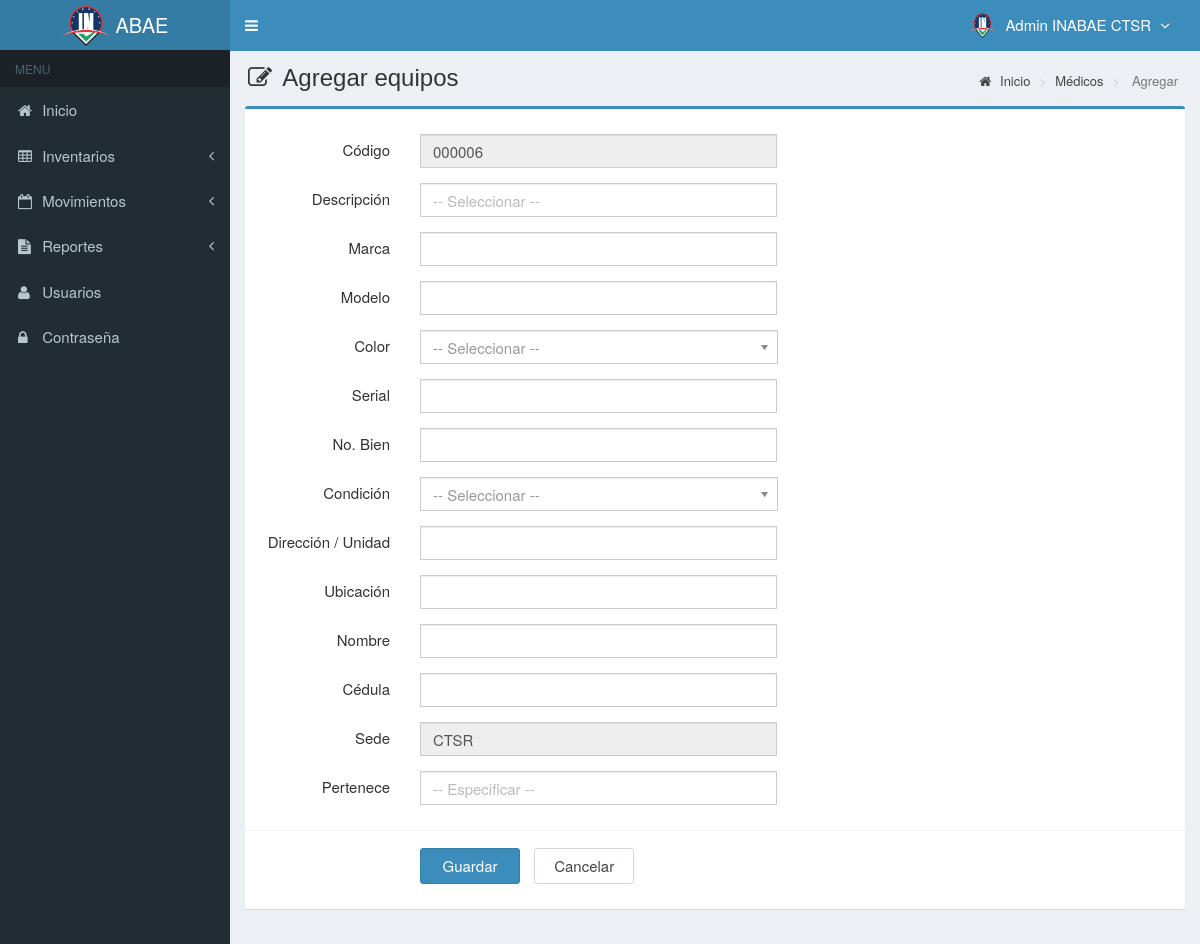
Page /main.php?module=form_medicos&form=add (signed in) on the earlier database version.
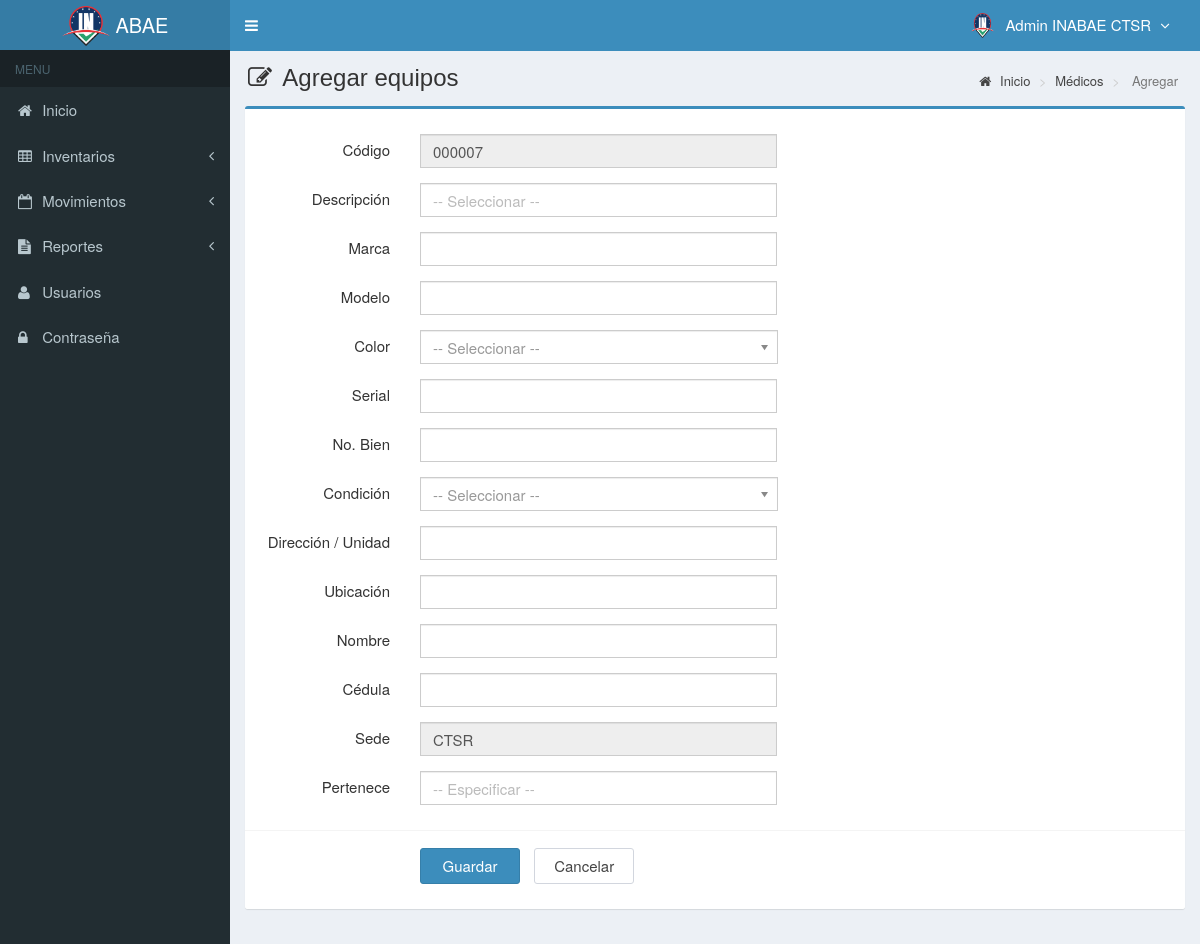
Same page on the later database version.
### tables this page shows
CREATE TABLE `inventario` (
  `categoria` varchar(300) NOT NULL,
  `codigo` varchar(10) NOT NULL,
  `serial` varchar(20) NOT NULL,
  `nombre` varchar(300) NOT NULL DEFAULT 'N/A',
  `marca` varchar(300) NOT NULL,
  `modelo` varchar(300) NOT NULL,
  `cantidad` int(10) NOT NULL DEFAULT 0,
  `clasificacion` varchar(300) NOT NULL DEFAULT 'N/A',
  `sede` varchar(300) NOT NULL,
  `pertenece` varchar(300) NOT NULL,
  `cedula` varchar(10) NOT NULL,
  `bienesN` varchar(20) NOT NULL,
  `color` varchar(10) NOT NULL,
  `descripcion` varchar(300) NOT NULL,
  `condicion` varchar(300) NOT NULL,
  `ubicacion` varchar(300) NOT NULL,
  `precio_compra` int(11) NOT NULL DEFAULT 0,
  `precio_venta` int(11) NOT NULL DEFAULT 0,
  `unidad` varchar(20) NOT NULL,
  `stock` int(11) NOT NULL DEFAULT 0,
  `estado` enum('chequeado','nochequeado') NOT NULL DEFAULT 'nochequeado',
  `created_user` int(3) NOT NULL,
  `created_date` timestamp NOT NULL DEFAULT current_timestamp(),
  `updated_user` int(3) DEFAULT NULL,
  `updated_date` datetime NOT NULL DEFAULT current_timestamp(),
  `tipo` varchar(300) DEFAULT NULL,
  `responsable` varchar(300) DEFAULT NULL,
  `uso` varchar(20) DEFAULT NULL,
  `detalles` varchar(300) NOT NULL DEFAULT 'N/A',
  `foto` varchar(100) DEFAULT NULL
);

### modules/medicos/form.php (the view, shortened to what the changed rows need)
<?php
if ($_GET['form']=='add') { ?>
  <section class="content-header">
    <h1>
      <i class="fa fa-edit icon-title"></i> Agregar equipos
    </h1>
    <ol class="breadcrumb">
      <li><a href="?module=start"><i class="fa fa-home"></i> Inicio </a></li>
      <li><a href="?module=medicos"> Médicos </a></li>
      <li class="active"> Agregar </li>
    </ol>
  </section>
  <section class="content">
    <div class="row">
      <div class="col-md-12">
        <div class="box box-primary">
          <form role="form" class="form-horizontal" action="modules/medicos/proses.php?act=insert" method="POST">
            <div class="box-body">
              <?php
              $sede = $_SESSION['sede'];
              $query_id = mysqli_query($mysqli, "SELECT codigo FROM inventario
                                                ORDER BY codigo DESC LIMIT 1")
                                                or die('error '.mysqli_error($mysqli));
              $count = mysqli_num_rows($query_id);
              if ($count <> 0) {
                  $data_id = mysqli_fetch_assoc($query_id);
                  $codigo = $data_id['codigo']+1;
              } else {
                  $codigo = 1;
              }
              $buat_id   = str_pad($codigo, 6, "0", STR_PAD_LEFT);
              $codigo = "$buat_id";
              ?>
              <div class="form-group">
                <label class="col-sm-2 control-label">Código </label>
                <div class="col-sm-5">
                  <input type="text"  class="form-control" name="codigo" value="<?php echo $codigo; ?>" readonly required>
                </div>
              </div>
              <div class="form-group">
                <label class="col-sm-2 control-label">Descripción</label>
                <div class="col-sm-5">
                <input class="form-control" list="datalistOptions" name="descripcion" id="exampleDataList" placeholder="-- Seleccionar --" required>
               </div>
             </div>
              <div class="form-group">
                <label class="col-sm-2 control-label">Marca</label>
                <div class="col-sm-5">
                  <input type="text" class="form-control" name="marca" autocomplete="off" required>
                </div>
              </div>
              <div class="form-group">
                <label class="col-sm-2 control-label">Modelo</label>
                <div class="col-sm-5">
                  <input type="text" class="form-control" name="modelo" autocomplete="off" required>
                </div>
              </div>
              <div class="form-group">
                <label class="col-sm-2 control-label">Color</label>
                <div class="col-sm-5">
                </div>
              </div>
              <div class="form-group">
                <label class="col-sm-2 control-label">Serial</label>
                <div class="col-sm-5">
                  <input type="text" class="form-control" name="serial" autocomplete="off" required>
                </div>
              </div>
              <div class="form-group">
                <label class="col-sm-2 control-label">No. Bien</label>
                <div class="col-sm-5">
                  <input type="text" class="form-control" name="bienesN" autocomplete="off" required>
                </div>
              </div>
              <div class="form-group">
                <label class="col-sm-2 control-label">Condición</label>
                <div class="col-sm-5">
                </div>
              </div>
              <div class="form-group">
                <label class="col-sm-2 control-label">Dirección / Unidad</label>
                <div class="col-sm-5">
                  <input type="text" class="form-control" name="unidad" autocomplete="off" required>
                </div>
              </div>
              <div class="form-group">
                <label class="col-sm-2 control-label">Ubicación</label>
                <div class="col-sm-5">
                  <input type="text" class="form-control" name="ubicacion" autocomplete="off" required>
                </div>
              </div>
              <div class="form-group">
                <label class="col-sm-2 control-label">Nombre</label>
                <div class="col-sm-5">
                  <input type="text" class="form-control" name="responsable" autocomplete="off" required>
                </div>
              </div>
              <div class="form-group">
                <label class="col-sm-2 control-label">Cédula</label>
                <div class="col-sm-5">
                  <input type="text" class="form-control" name="cedula" onkeypress="return validaNumericos(event)" onpaste="return false" autocomplete="off" required>
                </div>
              </div>
              <div class="form-group">
                <label class="col-sm-2 control-label">Sede</label>
                <div class="col-sm-5">
                  <input type="text" class="form-control" name="sede" value="<?php echo $sede; ?>" autocomplete="off" readonly required>
                </div>
              </div>
              <div class="form-group" >
                <label class="col-sm-2 control-label">Pertenece</label>
                <div class="col-sm-5">
                <input class="form-control" list="item" type="text" placeholder="-- Especificar --" name="pertenece" autocomplete="off" required>
                </div>
              </div>
            </div>
            <div class="box-footer">
              <div class="form-group">
                <div class="col-sm-offset-2 col-sm-10">
                  <input type="submit" class="btn btn-primary btn-submit" name="Guardar" value="Guardar">
                  <a href="?module=medicos" class="btn btn-default btn-reset">Cancelar</a>
                </div>
              </div>
            </div>
          </form>
        </div>
      </div>
    </div>
  </section>
<?php
}
?>

Differences in the rows shown:
no longer on this page (row edited): inventario: codigo "000006"
added inventario: codigo "000007"
